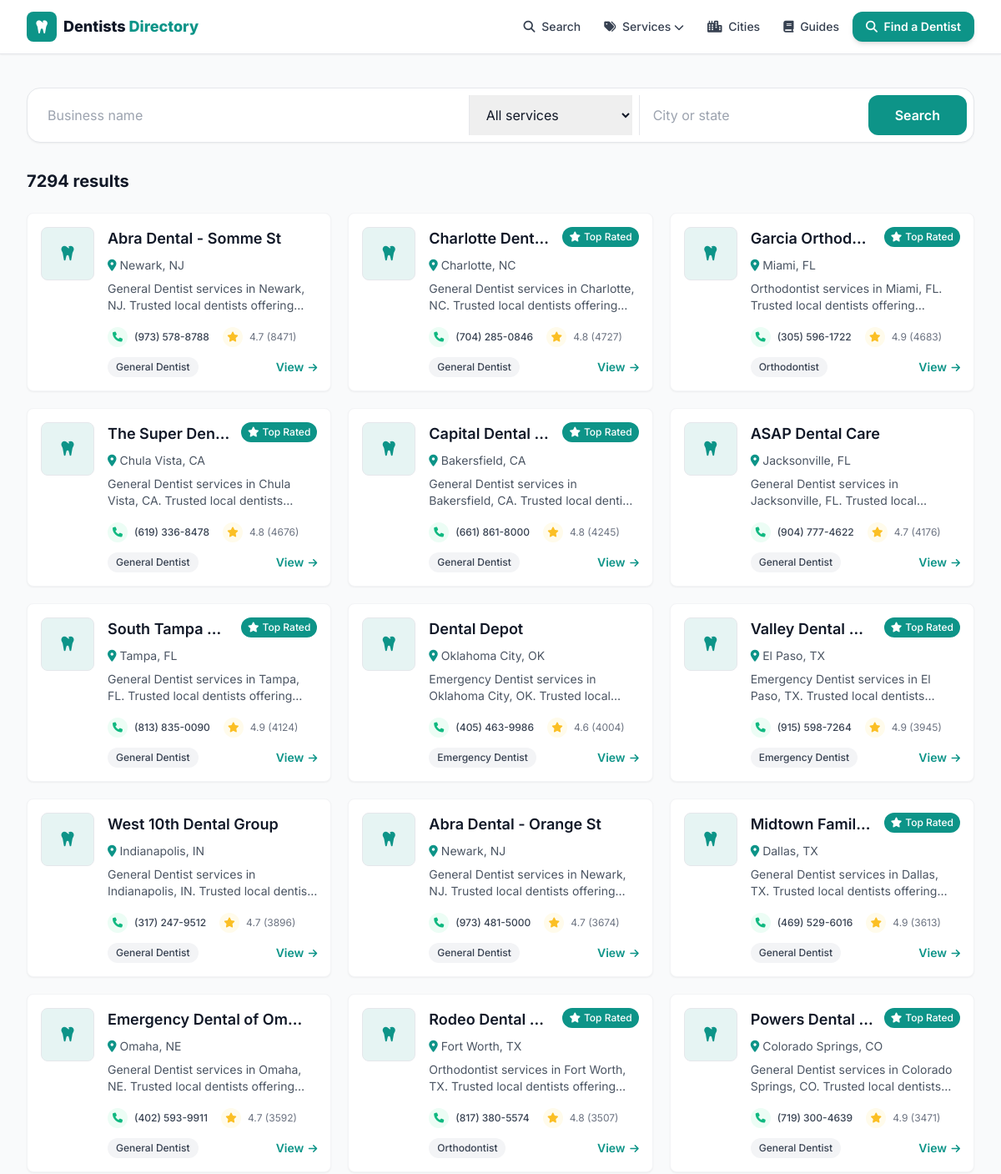
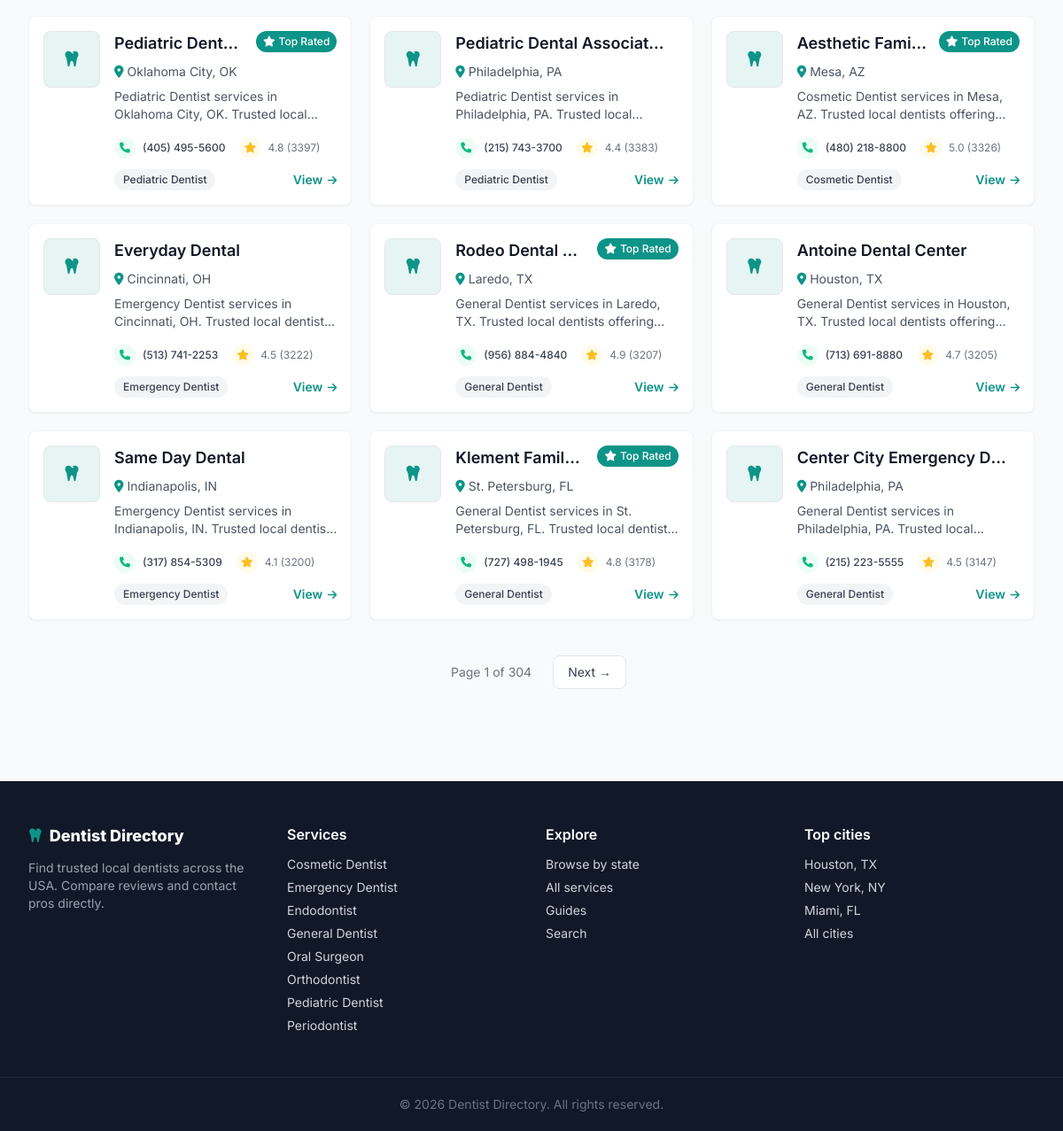
Screenshot of /search with the database file from the repository (2 pictures, top to bottom).
### tables this page shows
CREATE TABLE listings (
    id          INTEGER PRIMARY KEY AUTOINCREMENT,
    name        TEXT NOT NULL,
    slug        TEXT UNIQUE NOT NULL,
    category    TEXT,
    city        TEXT,
    state       TEXT,
    address     TEXT,
    phone       TEXT,
    website     TEXT,
    lat         REAL,
    lng         REAL,
    rating      REAL,
    reviews     INTEGER,
    hours       TEXT,           -- JSON blob
    maps_url    TEXT,
    cid         TEXT,           -- google place CID, used for dedup
    scraped_at  TEXT DEFAULT (datetime('now'))
);

### web/app.py (the view)
@app.route("/search")
def search():
    from urllib.parse import urlencode
    q = (request.args.get("q") or "").strip()
    cat = (request.args.get("category") or "").strip()
    loc = (request.args.get("city") or "").strip()
    where = "WHERE 1=1"
    args = []
    if q:
        where += " AND (name LIKE ? OR city LIKE ?)"
        args += [f"%{q}%", f"%{q}%"]
    if cat:
        where += " AND category = ?"
        args.append(cat)
    if loc:
        where += " AND (city LIKE ? OR state LIKE ?)"
        args += [f"%{loc}%", f"%{loc}%"]
    d = get_db()
    total = d.execute(f"SELECT COUNT(*) FROM listings {where}", args).fetchone()[0]
    page = _page()
    rows = d.execute(
        f"SELECT * FROM listings {where} ORDER BY reviews DESC LIMIT ? OFFSET ?",
        args + [PER_PAGE, (page - 1) * PER_PAGE]).fetchall()
    qs = urlencode({k: v for k, v in
                    (("q", q), ("category", cat), ("city", loc)) if v})
    base_url = "/search?" + qs if qs else "/search"
    return render_template("search.html", rows=rows, q=q, cat=cat, loc=loc,
                           total=total, pg=_pageinfo(page, total),
                           base_url=base_url)

### scraper/db.py (called while the page is built)
def slugify(value: str) -> str:
    value = unicodedata.normalize("NFKD", value).encode("ascii", "ignore").decode()
    value = re.sub(r"[^\w\s-]", "", value).strip().lower()
    return re.sub(r"[-\s]+", "-", value)

### web/app.py (called while the page is built)
def get_db():
    if "db" not in g:
        uri = f"file:{dbmod.DB_PATH.as_posix()}?mode=ro&immutable=1"
        g.db = sqlite3.connect(uri, uri=True)
        g.db.row_factory = sqlite3.Row
    return g.db

def slugify(s):
    return dbmod.slugify(s or "")

@app.context_processor
def inject_globals():
    cats = [r["category"] for r in get_db().execute(
        "SELECT DISTINCT category FROM listings WHERE category IS NOT NULL "
        "ORDER BY category")]
    return {
        "SITE_NAME": app.config["SITE_NAME"],
        "ALL_CATEGORIES": cats,
        "CATEGORY_ICONS": CATEGORY_ICONS,
        "ADSENSE_CLIENT": app.config["ADSENSE_CLIENT"],
        "GA_ID": app.config["GA_ID"],
        "DOMAIN": app.config["DOMAIN"],
        "GSC_VERIFICATION": app.config["GSC_VERIFICATION"],
        "STATE_NAMES": STATE_NAMES,
        "cat_slug": slugify,
    }

def _page():
    try:
        return max(1, int(request.args.get("page", 1)))
    except ValueError:
        return 1

def _pageinfo(page, total):
    pages = max(1, (total + PER_PAGE - 1) // PER_PAGE)
    return {"page": page, "pages": pages,
            "has_prev": page > 1, "has_next": page < pages}

### web/templates/search.html (shortened to what this page needs)
{% extends "base.html" %}
{% from "_macros.html" import card, pager %}
{% block content %}
<div class="max-w-7xl mx-auto px-4 sm:px-6 lg:px-8 py-10">
  <form action="/search" method="get" class="bg-white rounded-2xl shadow-sm border p-2 flex flex-col sm:flex-row gap-2 mb-8">
    <input name="q" value="{{ q }}" placeholder="Business name" class="flex-1 px-4 py-3 outline-none">
    <select name="category" class="px-4 py-3 outline-none border-t sm:border-t-0 sm:border-l">
      <option value="">All services</option>
    </select>
    <input name="city" value="{{ loc }}" placeholder="City or state" class="px-4 py-3 outline-none border-t sm:border-t-0 sm:border-l">
    <button class="bg-primary hover:bg-primaryDark text-white font-semibold px-8 py-3 rounded-xl">Search</button>
  </form>
  <h1 class="text-xl font-bold mb-6">{{ total }} result{{ '' if total==1 else 's' }}</h1>
  {% if rows %}
  <div class="grid sm:grid-cols-2 lg:grid-cols-3 gap-5">{% for l in rows %}{{ card(l) }}{% endfor %}</div>
  {{ pager(pg, base_url) }}
  {% else %}
  <div class="text-center py-20 text-gray-500"><i class="fas fa-magnifying-glass text-4xl mb-4 text-gray-300"></i><p>No matches. Try a broader search.</p></div>
  {% endif %}
</div>
{% endblock %}

### web/templates/_macros.html (shortened to what this page needs)
{% macro pager(pg, base_url) %}
{% set sep = '&' if '?' in base_url else '?' %}
{% if pg.pages > 1 %}
<nav class="flex items-center justify-center gap-2 mt-10" aria-label="Pagination">
  <span class="px-4 py-2 text-sm text-gray-500">Page {{ pg.page }} of {{ pg.pages }}</span>
  {% if pg.has_next %}<a href="{{ base_url }}{{ sep }}page={{ pg.page+1 }}" class="px-4 py-2 rounded-lg border bg-white text-gray-700 hover:border-primary hover:text-primary text-sm">Next &rarr;</a>{% endif %}
</nav>
{% endif %}
{% endmacro %}
{% macro card(l) %}
<div class="bg-white rounded-lg shadow-sm hover:shadow-md transition-all duration-200 overflow-hidden border border-gray-100">
  <div class="p-4">
    <div class="flex items-start space-x-4">
      <div class="flex-shrink-0">
      </div>
      <div class="flex-1 min-w-0">
        <div class="flex items-start mb-2">
          <h3 class="text-lg font-heading font-semibold text-gray-900 flex-1 min-w-0 mr-3">
            <a href="/listing/{{ l.slug }}" class="hover:text-primary block truncate">{{ l.name }}</a>
          </h3>
          {% if l.rating and l.rating >= 4.8 %}
          <span class="bg-primary text-white px-2 py-1 rounded-full text-xs font-medium flex-shrink-0">
            <i class="fas fa-star mr-1"></i><span class="hidden sm:inline">Top Rated</span></span>
          {% endif %}
        </div>
        <p class="text-sm text-gray-600 flex items-center mb-2">
          <i class="fas fa-map-marker-alt mr-1 text-primary"></i>
          <a href="/{{ l.state|lower }}/{{ l.city|slugify }}" class="hover:text-primary hover:underline">{{ l.city }}, {{ l.state }}</a>
        </p>
        <p class="text-gray-600 text-sm mb-4 line-clamp-2">
          {{ l.category or 'Dentists' }} services in {{ l.city }}, {{ l.state }}. Trusted local dentists offering inspections, treatment and prevention. Call for service and fast response.
        </p>
        <div class="flex items-center justify-between text-xs mb-3">
          <div class="flex items-center space-x-4">
            {% if l.phone %}
            <a href="tel:{{ l.phone|trim }}" class="flex items-center group transition-all duration-200 hover:text-emerald-600">
              <div class="w-6 h-6 rounded-full bg-emerald-50 flex items-center justify-center mr-2 group-hover:bg-emerald-100">
                <i class="fas fa-phone text-xs text-emerald-500"></i></div>
              <span class="hidden sm:inline text-gray-700 group-hover:text-emerald-600 font-medium">{{ l.phone|trim }}</span>
            </a>
            {% endif %}
            {% if l.reviews %}
            <div class="flex items-center text-gray-500">
              <div class="w-6 h-6 rounded-full bg-amber-50 flex items-center justify-center mr-2"><i class="fas fa-star text-xs text-amber-400"></i></div>
              <span>{{ "%.1f"|format(l.rating) }} ({{ l.reviews }})</span>
            </div>
            {% endif %}
          </div>
        </div>
        <div class="flex items-center justify-between">
          {% if l.category %}<span class="bg-gray-100 text-gray-700 px-2.5 py-1 rounded-full text-xs font-medium">{{ l.category }}</span>{% else %}<span></span>{% endif %}
          <a href="/listing/{{ l.slug }}" class="text-primary font-semibold text-sm hover:underline">View <i class="fas fa-arrow-right text-xs ml-0.5"></i></a>
        </div>
      </div>
    </div>
  </div>
</div>
{% endmacro %}

### web/templates/base.html (style rules this page uses)
body { font-family:'Inter',sans-serif }

### rows the page displays
listings: name "Charlotte Dent…", shows "Top Rated", city "Charlotte", state "NC", category "General Dentist", phone "(704) 285-0846", rating "4.8", reviews "4727"
listings: name "ASAP Dental Care", city "Jacksonville", state "FL", category "General Dentist", phone "(904) 777-4622", rating "4.7", reviews "4176"
listings: name "Dental Depot", city "Oklahoma City", state "OK", category "Emergency Dentist", phone "(405) 463-9986", rating "4.6", reviews "4004"
listings: name "Valley Dental…", shows "Top Rated", city "El Paso", state "TX", category "Emergency Dentist", phone "(915) 598-7264", rating "4.9", reviews "3945"
listings: name "West 10th Dental Group", city "Indianapolis", state "IN", category "General Dentist", phone "(317) 247-9512", rating "4.7", reviews "3896"
listings: name "Midtown Famil…", shows "Top Rated", city "Dallas", state "TX", category "General Dentist", phone "(469) 529-6016", rating "4.9", reviews "3613"
listings: name "Rodeo Dental…", shows "Top Rated", city "Fort Worth", state "TX", category "Orthodontist", phone "(817) 380-5574", rating "4.8", reviews "3507"
listings: name "Powers Dental…", shows "Top Rated", city "Colorado Springs", state "CO", category "General Dentist", phone "(719) 300-4639", rating "4.9", reviews "3471"
listings: name "Pediatric Dent…", shows "Top Rated", city "Oklahoma City", state "OK", category "Pediatric Dentist", phone "(405) 495-5600", rating "4.8", reviews "3397"
listings: name "Pediatric Dental Associat…", city "Philadelphia", state "PA", category "Pediatric Dentist", phone "(215) 743-3700", rating "4.4", reviews "3383"
listings: name "Aesthetic Fami…", shows "Top Rated", city "Mesa", state "AZ", category "Cosmetic Dentist", phone "(480) 218-8800", rating "5.0", reviews "3326"
listings: name "Everyday Dental", city "Cincinnati", state "OH", category "Emergency Dentist", phone "(513) 741-2253", rating "4.5", reviews "3222", name "Same Day Dental", city "Indianapolis", state "IN", phone "(317) 854-5309", rating "4.1", reviews "3200"
listings: name "Antoine Dental Center", city "Houston", state "TX", category "General Dentist", phone "(713) 691-8880", rating "4.7", reviews "3205"
listings: name "Center City Emergency D…", city "Philadelphia", state "PA", category "General Dentist", phone "(215) 223-5555", rating "4.5", reviews "3147"

### other values shown
{{ total }} "7294"
{{ '' if total==1 else 's' }} "s"
{{ l.name }} "Abra Dental - Somme St" "Garcia Orthod…" "The Super Den…" "Capital Dental…" "South Tampa…" "Abra Dental - Orange St" "Emergency Dental of Om…" "Rodeo Dental…" "Klement Famil…"
{{ l.city }} "Newark" "Miami" "Chula Vista" "Bakersfield" "Tampa" "Newark" "Omaha" "Laredo" "St. Petersburg"
{{ l.state }} "NJ" "FL" "CA" "CA" "FL" "NJ" "NE" "TX" "FL"
{{ l.category or 'Dentists' }} "General Dentist" "Orthodontist" "General Dentist" "General Dentist" "General Dentist" "General Dentist" "General Dentist" "General Dentist" "General Dentist"
{{ l.phone|trim }} "(973) 578-8788" "(305) 596-1722" "(619) 336-8478" "(661) 861-8000" "(813) 835-0090" "(973) 481-5000" "(402) 593-9911" "(956) 884-4840" "(727) 498-1945"
{{ "%.1f"|format(l.rating) }} "4.7" "4.9" "4.8" "4.8" "4.9" "4.7" "4.7" "4.9" "4.8"
{{ l.reviews }} "8471" "4683" "4676" "4245" "4124" "3674" "3592" "3207" "3178"
{{ l.category }} "General Dentist" "Orthodontist" "General Dentist" "General Dentist" "General Dentist" "General Dentist" "General Dentist" "General Dentist" "General Dentist"
{{ pg.page }} "1"
{{ pg.pages }} "304"
{{ c }} "Cosmetic Dentist" "Emergency Dentist" "Endodontist" "General Dentist" "Oral Surgeon" "Orthodontist" "Pediatric Dentist" "Periodontist"
{{ 2026 }} "2026"
